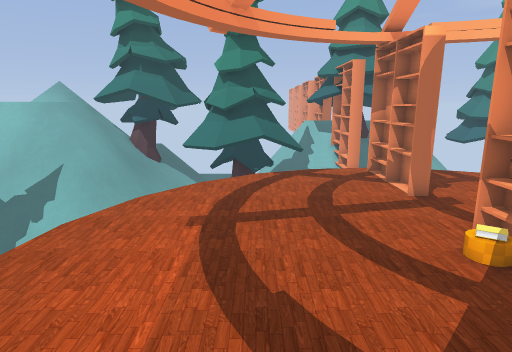
[1] (above)

24 first-person views from a walk through a Godot game level. The camera is 1.4 m above the floor, tilts 12° down and sees 75° across. The floor is counted in squares, 0.5 m on a side. Each view is taken from the middle of a square. On the plan, view 1 faces up. The plan holds only what a view shows up to about 20 squares ahead; the rest is blank. The place goes on beyond the plan.

[2]
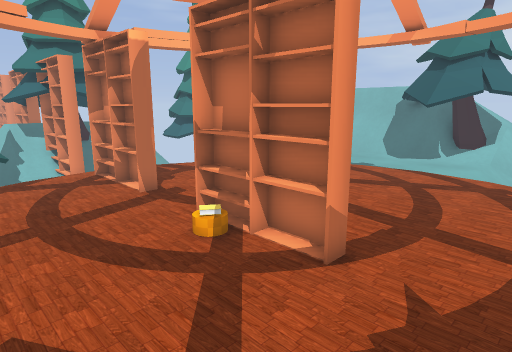

[3]
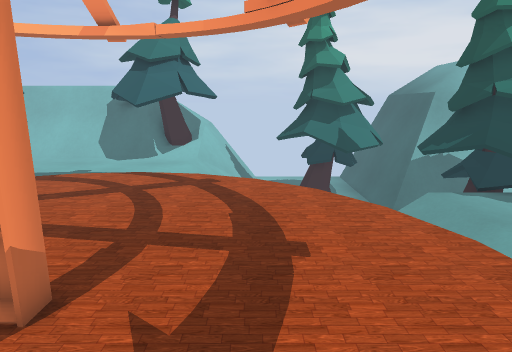

[4]
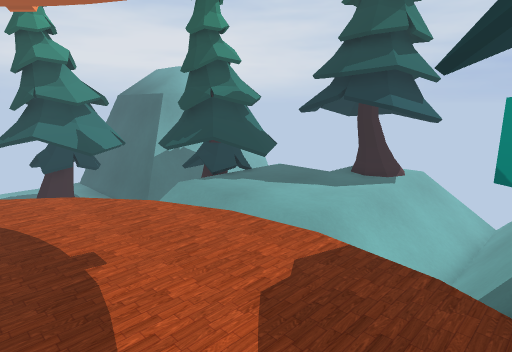

[5]
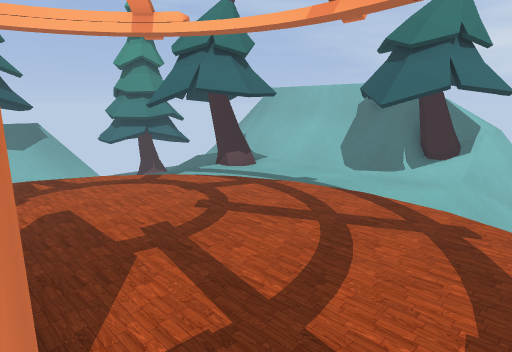

[6]
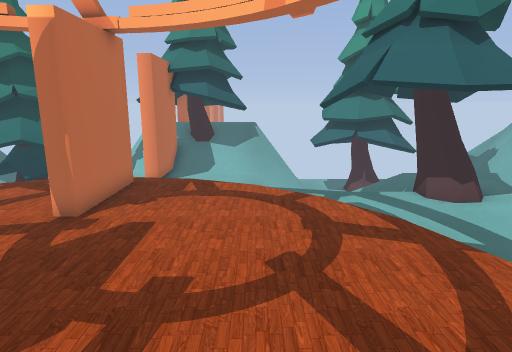

[7]
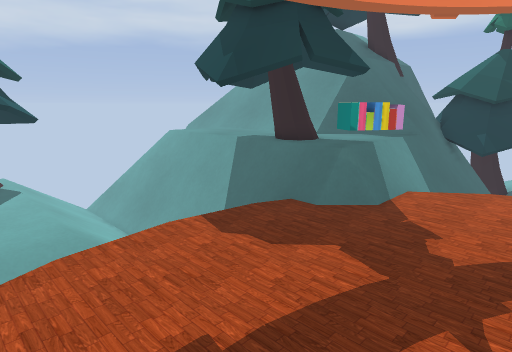

[8]
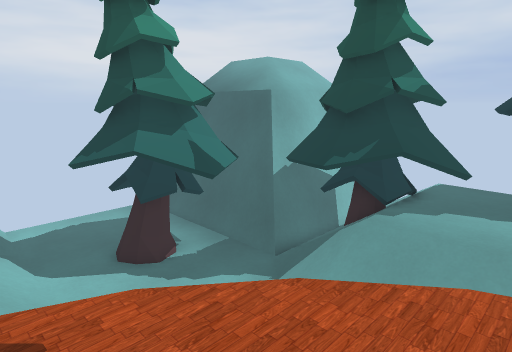

[9]
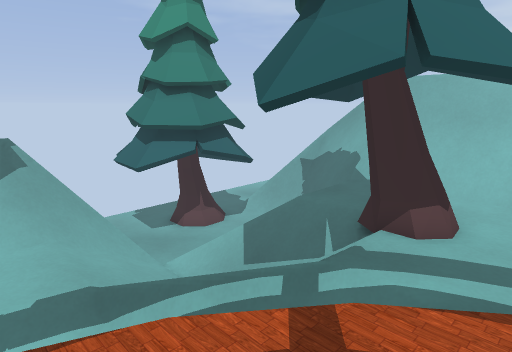

[10]
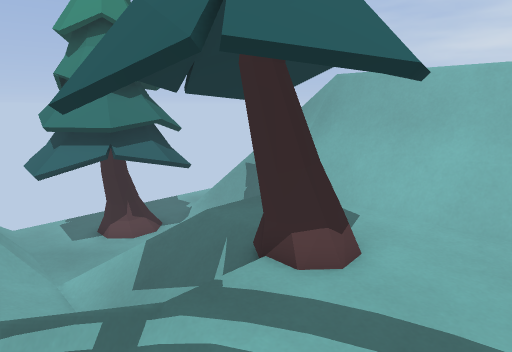

[11]
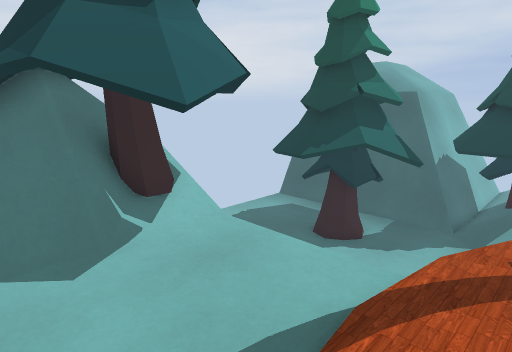

[12]
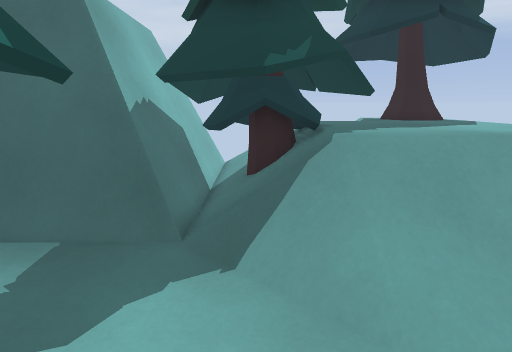

[13]
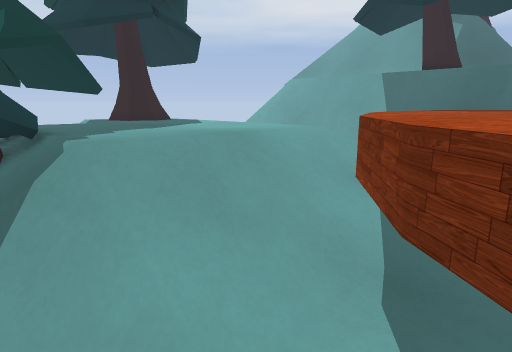

[14]
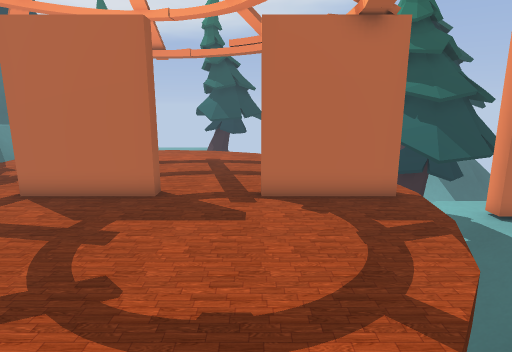

[15]
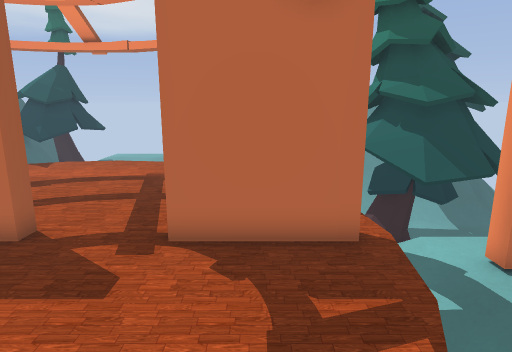

[16]
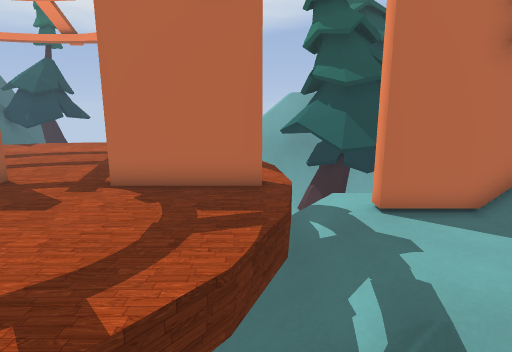

[17]
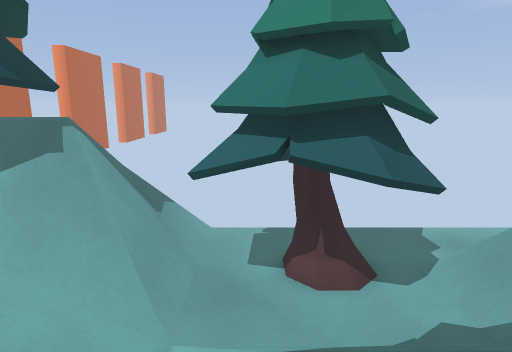

[18]
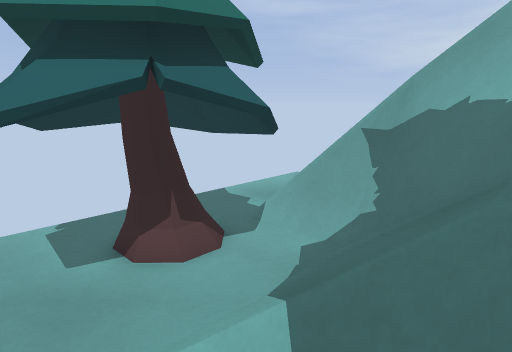

[19]
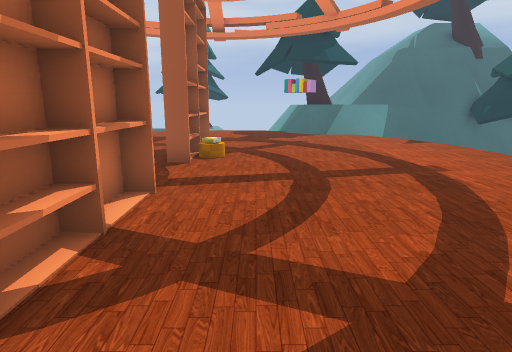

[20]
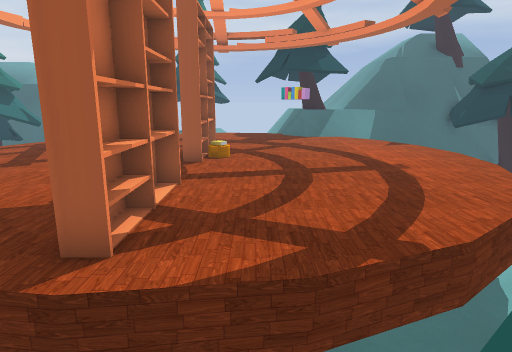

[21]
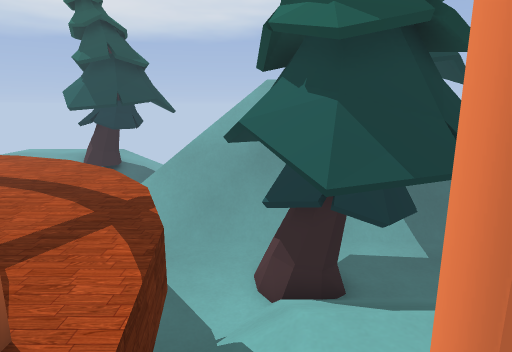

[22]
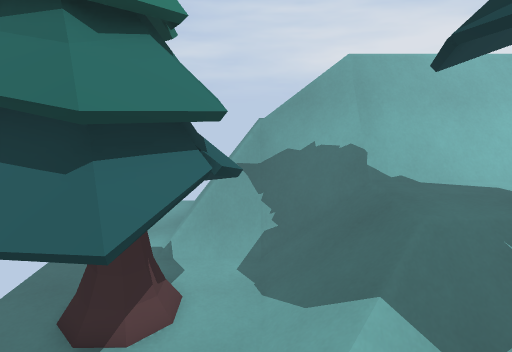

[23]
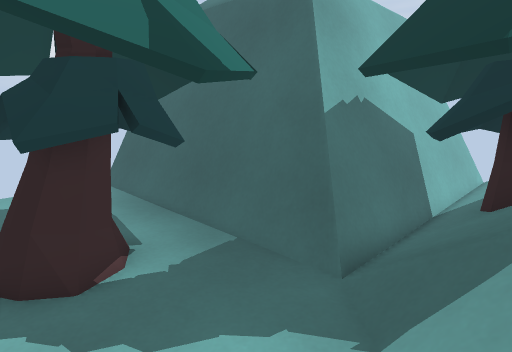

[24]
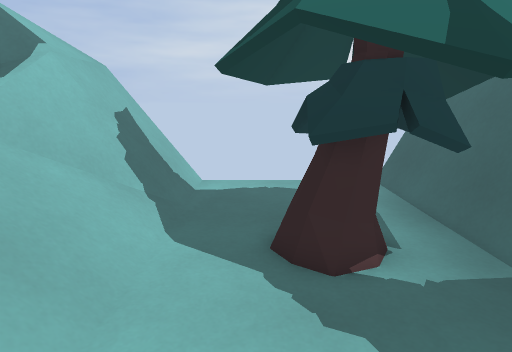

### Floor plan
Key: @ floor where view 1 was taken; # wall or solid block; x gap in a wall; . main floor; : floor 0.25 m higher than the main floor; - floor 0.25 m lower than the main floor; _ floor 0.5 m lower than the main floor; < floor 1 m lower than the main floor; ( floor 1.25 m lower than the main floor; / step, stairs or slope; = window, fence, low wall or low ledge; ^ raised ledge; v drop or lower ground; T pine tree; O other object.
Columns run from 7 left of view 1 to 27 right of it. Each row starts with its distance up from view 1.
 25  =#           TT vv   TTTTT
 24 TT#          T TT v=(T(TTTT ((((((
 23 TT_<(     ##^T TTOvvTT(TTTTT((((((
 22  TT<(((   ###TTTTOOvTT(TTTTT^^^^
 21  TT<( T   #T#OOTTO//(TT(TTT#^#####
 20 TTT<  (TTT#/#////////(((TT(#^##
 19 TTT   TTTT/-#----_/////////#^#
 18 T-_ TTTTTT/-#----_/////////#^##
 17  -_TTTTTTT/-/----_// //////#^##
 16  -_<TTTTT////////// ////TT.#^##
 15  -_<(T((xvv===/=////  //.T.#^##
 14  -_<(((v#...#...v=/TT//#T..#^##
 13  -_<(##.....#.....v=/./TT..#^##
 12  __<##......#......//..TT..#^##
 11     #.......#......./TTTT..#^##
 10    v.......................#^##
  9    #.......................####
  8   v........................####
  7   v.......................T####
  6   v......../#............TT####
  5   v.........#............T. TT#^^
  4   v.........#............./.TTT^^
  3   v...................//////TT####
  2    .................../ /////_####
  1     .................v  //////===##
  0    v...@.............v( ((((((((((
 -1 ^  =v...............v ( ((((T(((((
 -2 ####...##..........v ( (((((TTT(((
 -3  ###====#.........v/((((((TTTTT(((
 -4    ^^^^^:.......vv////(((TTTTT((((
 -5    ^^TT#:vTvvv/////////((TTTTTT(((
 -6    #^TT##=   ///////////(TTTT(T((
 -7    #  ###^   /-------TTT==#####===
 -8    #   ##^  //------TTTT#### #####
 -9         #^ ///-----TTTTT##
-10         #^////-----TTTTT##
-11         #^////-----TTTTT##
-12         #^////TTTTT TT TT#
-13         #^///TT---TT   T##
-14        ##^///TTTT TT   (=#
-15         #^///TTTTT     (=#
-16           ///TTTT-T    (##
-17               TTTTT

Where each view was taken, in squares from view 1:
view 1: 0 up, 0 right, facing up
view 2: 0 up, 0 right, facing up-right
view 3: 0 up, 1 right, facing right
view 4: 1 up, 1 right, facing down-right
view 5: 0 up, 5 right, facing up-right
view 6: 2 up, 10 right, facing up
view 7: 2 up, 9 right, facing down-left
view 8: 2 up, 9 right, facing down-right
view 9: 10 up, 8 right, facing up-right
view 10: 9 up, 11 right, facing up-right
view 11: 9 up, 13 right, facing down-right
view 12: 0 up, 15 right, facing down
view 13: 1 down, 15 right, facing down-left
view 14: 10 up, 15 right, facing left
view 15: 12 up, 12 right, facing left
view 16: 14 up, 14 right, facing left
view 17: 14 up, 15 right, facing up
view 18: 16 up, 13 right, facing up-right
view 19: 16 up, 3 right, facing down
view 20: 18 up, 3 right, facing down
view 21: 16 up, 7 right, facing left
view 22: 20 up, 10 right, facing right
view 23: 2 down, 14 right, facing down-right
view 24: 2 down, 14 right, facing right
